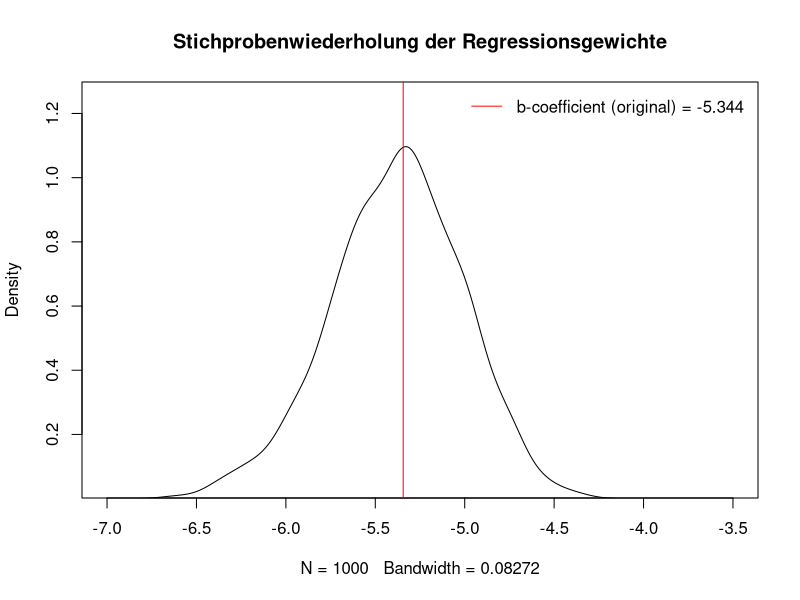

Write R code to recreate this figure.
# Lineare Regression
lm(mtcars$mpg~mtcars$wt)

# Resampling
set.seed(1701)
R <- 1000
b <- vector(length=R)
for(i in 1:R){
  boot.data <- mtcars[sample(1:nrow(mtcars), size = 100, replace=T), ] 
  boot.result  <- summary(lm(boot.data$mpg~boot.data$wt))
  b[i] <- boot.result$coefficients[2,1] # b-values in 2nd row and 1st column
}
summary(b)

# Verteilung der Regressionsgewichte
plot(density(b), main="Stichprobenwiederholung der Regressionsgewichte", ylim=c(0.05,1.25), xlim=c(-7,-3.5))
abline(0,0,0,-5.344, col="red")
legend("topright", inset=.01, legend=c("b-coefficient (original) = -5.344"), col=c("red"), box.lty=0, lty=1:2, cex=1.0)
